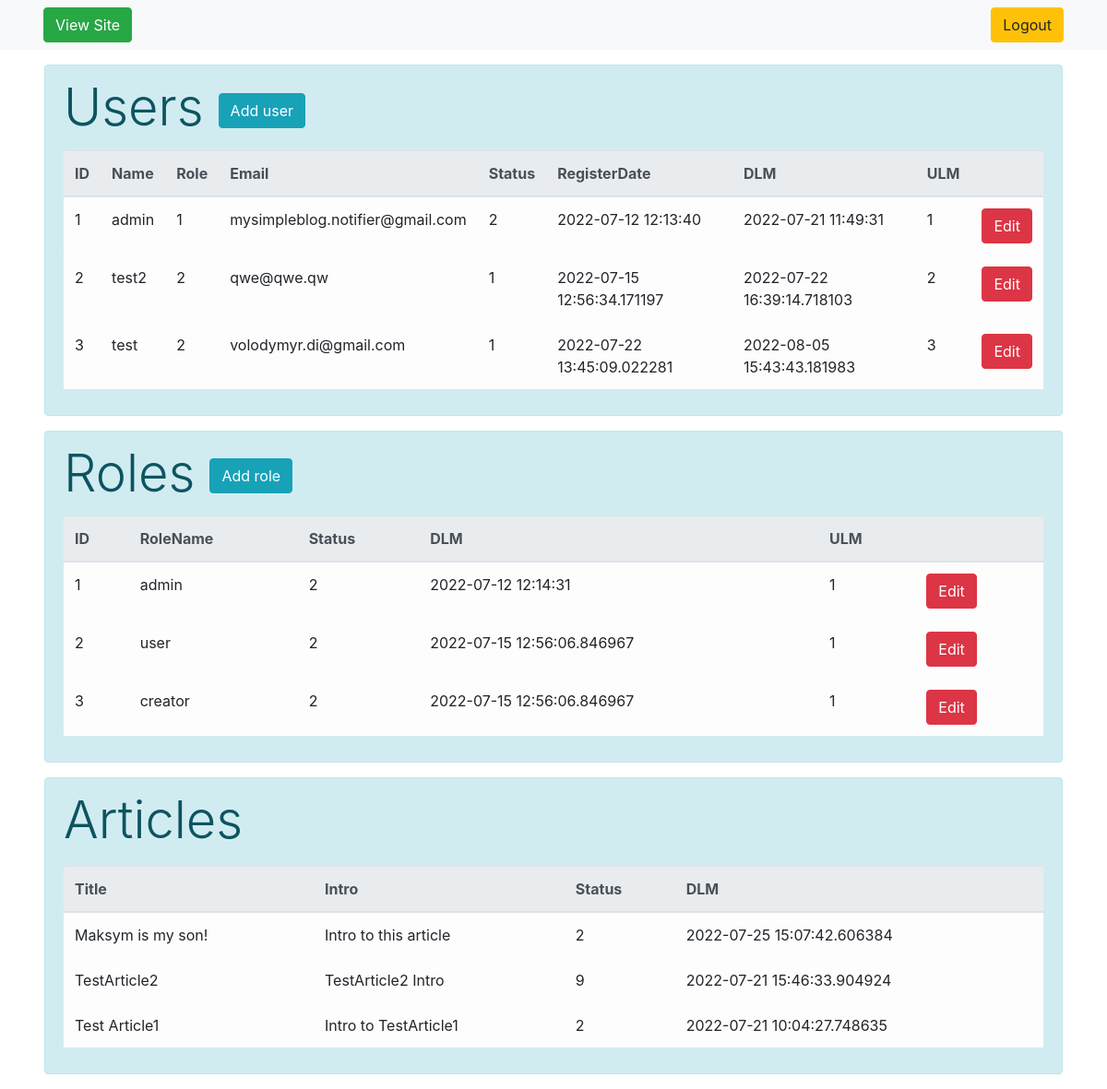
The app's page /admin/dashboard (signed in), older data.
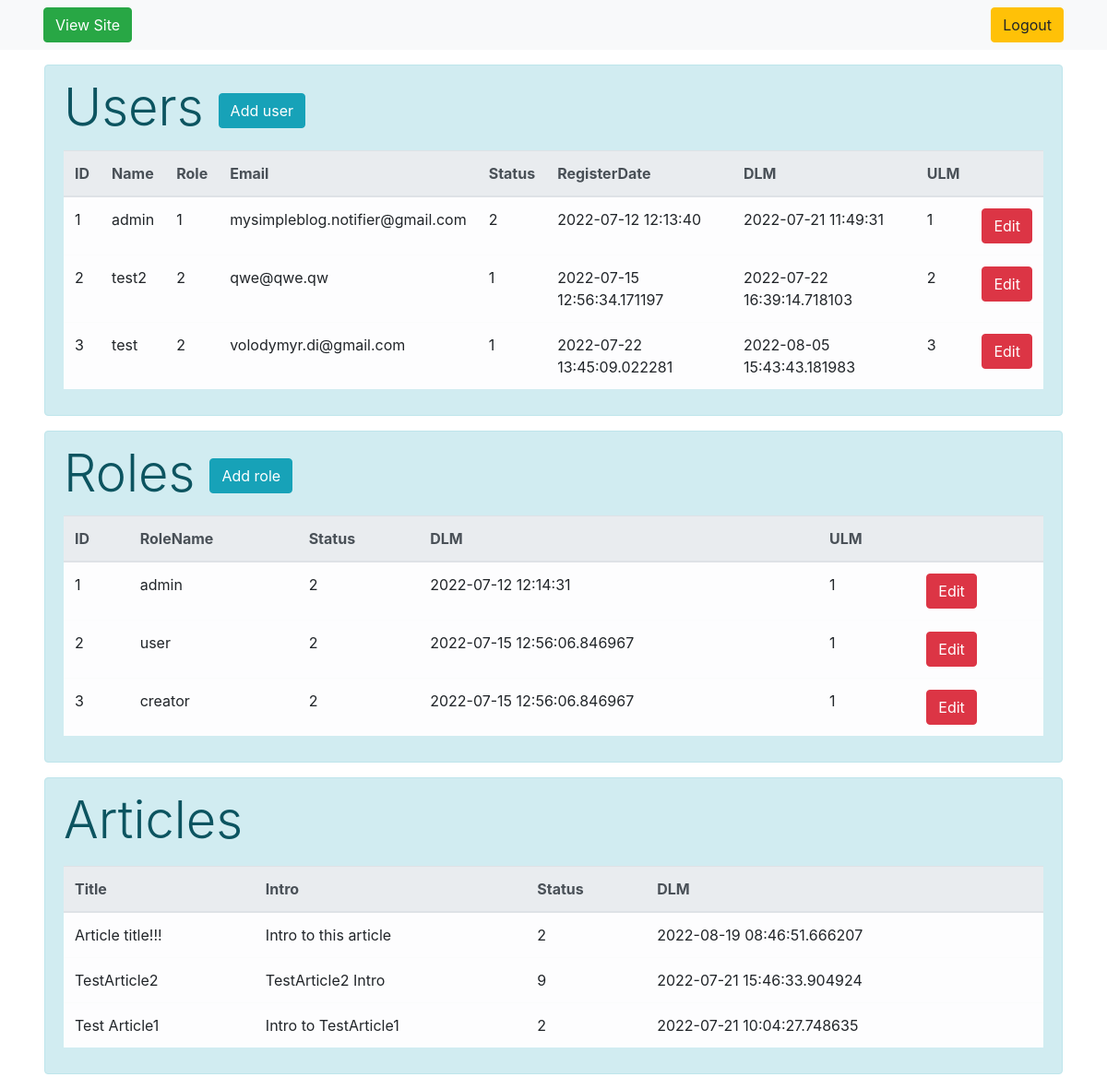
The same page, newer data.
### models.py (models this page shows, shortened)
class Article(Base):
    __tablename__ = 'article'
    id = Column(Integer, primary_key=True, autoincrement=True)
    user_id = Column(Integer, ForeignKey('user.id'), nullable=False)
    title = Column(String(100), nullable=False)
    intro = Column(String(300), nullable=False)
    text = Column(Text, nullable=False)
    status = Column(Integer, ForeignKey('status.code'), nullable=False, default=1)
    dlm = Column(DateTime, default=OUR_TIME)
    creation_date = Column(DateTime, default=OUR_TIME)

### admin/admin.py (the view)
@admin.route('/dashboard', methods=['POST', 'GET'])
@login_required
def dashboard():
    reg_form = AdminRegisterForm()
    role_form = AddNewRole()
    users = db.session.query(User).order_by(User.id.asc()).all()
    roles = db.session.query(UserRole).order_by(UserRole.id.asc()).all()
    articles = db.session.query(Article).order_by(Article.dlm.desc()).all()
    return render_template('dashboard.html', reg_form=reg_form, role_form=role_form,
                           users=users, roles=roles, articles=articles)

### admin/forms.py (called while the page is built)
def get_role_names():
    return db.session.query(UserRole).all()

def get_status():
    return db.session.query(Status).all()

### app.py (called while the page is built)
@login_manager.user_loader
def load_user(user_id):
    from users.models import User
    return db.session.query(User).get(int(user_id))

### models.py (called while the page is built)
    def __str__(self):
        return f'{self.code} - {self.name}'

### users/models.py (called while the page is built)
    def __str__(self):
        return self.rolename

### admin/templates/admin/dashboard.html (shortened to what the changed rows need)
{% extends 'admbase.html' %}
{% block body %}
<link rel="stylesheet" href="https://cdn.jsdelivr.net/npm/bootstrap@4.6.1/dist/css/bootstrap.min.css">
<div class="mt-3 ml-5 mr-5 mb-2">
    {% if users|length > 0 %}
       <div class="alert alert-info">
           <table id="users" class="table table-hover table-light scrollingTable">
               <thead class="thead-light">
                <tr id="th_users">
                    <th>ID</th>
                    <th>Name</th>
                    <th>Role</th>
                    <th>Email</th>
                    <th>Status</th>
                    <th>RegisterDate</th>
                    <th>DLM</th>
                    <th>ULM</th>
                    <th></th>
                </tr>
               </thead>
           </table>
       </div>
    {% endif %}
</div>
<div class="mt-2 ml-5 mr-5 mb-2">
    {% if roles|length > 0 %}
       <div class="alert alert-info">
           <table id="roles" class="table table-hover table-light">
               <thead class="thead-light">
                <tr id="th_roles">
                    <th>ID</th>
                    <th>RoleName</th>
                    <th>Status</th>
                    <th>DLM</th>
                    <th>ULM</th>
                    <th> </th>
                </tr>
               </thead>
           </table>
       </div>
    {% endif %}
</div>
<div class="mt-2 ml-5 mr-5 mb-2">
    {% if articles|length > 0 %}
       <div class="alert alert-info">
           <table id="articles" class="table table-hover table-light">
               <thead class="thead-light">
                <tr id="th_articles">
                   <th>Title</th>
                   <th>Intro</th>
                   <th>Status</th>
                   <th>DLM</th>
                </tr>
               </thead>
               <tbody>
                {% for article in articles %}
                     <tr id="tr_articles" onclick="window.location='/admin/dashboard/article/{{ article.id }}'">
                        <td>{{ article.title }}</td>
                        <td>{{ article.intro }}</td>
                        <td>{{ article.status }}</td>
                        <td>
                            {% if article.dlm > article.creation_date %}
                                {{ article.dlm}}
                            {% else %}
                                {{ article.creation_date}}
                            {% endif %}
                        </td>
                     </tr>
                 {% endfor %}
                </tbody>
           </table>
       </div>
    {% endif %}
</div>
{% endblock %}

Row changes from the older to the newer data that the page shows:
changed Article "Intro to this article": title "Maksym is my son!" → "Article title!!!"; dlm (not shown) → "2022-08-19 08:46:51.666207"; creation_date "2022-07-25 15:07:42.606384" → (not shown)
